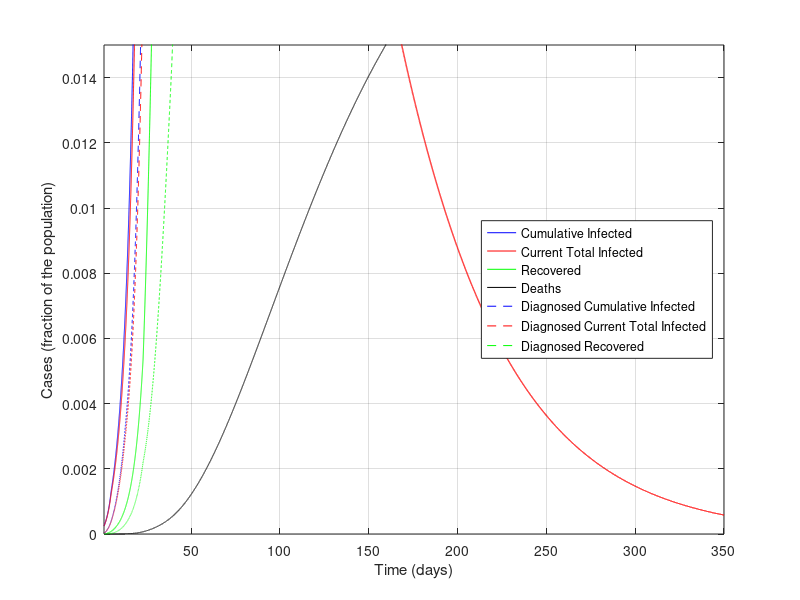
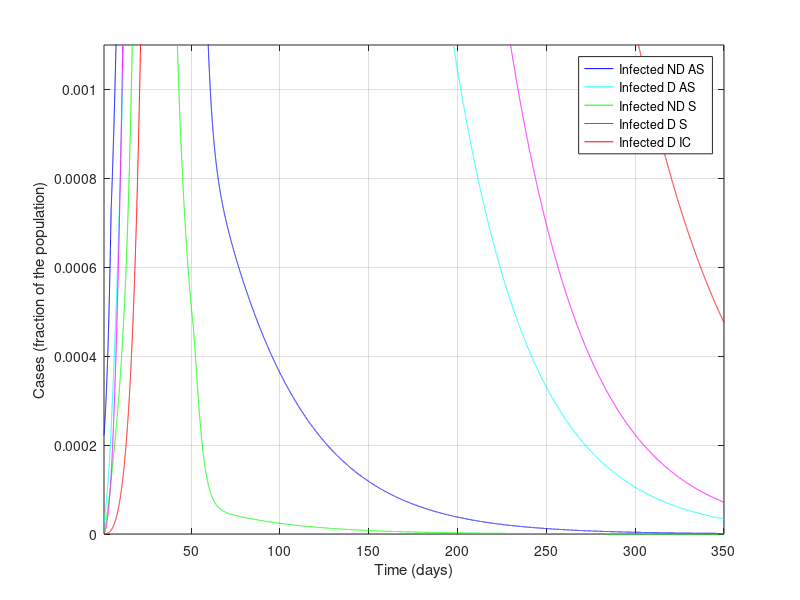

These figures' MATLAB source, in order:
%%%%%%%%%%%%%%%%%%%%%%%%%%%%%%%%%%%%%%%%
%%%%%%%%%%%%%%%%%%%%%%%%%%%%%%%%%%%%%%%%
% MATLAB Code for epidemic simulations with the SIDARTHE model in the work
%
% Modelling the COVID-19 epidemic and implementation of population-wide interventions in Italy
% by Giulia Giordano, Franco Blanchini, Raffaele Bruno, Patrizio Colaneri, Alessandro Di Filippo, Angela Di Matteo, Marta Colaneri
%
% Giulia Giordano, April 5, 2020
% Contact: giulia.giordano@unitn.it
%%%%%%%%%%%%%%%%%%%%%%%%%%%%%%%%%%%%%%%%
%%%%%%%%%%%%%%%%%%%%%%%%%%%%%%%%%%%%%%%%

clear all
close all
clc

%%%%%%%%%%%%%%%%%%%%%%%%%%%%%%%%%%%%%%%%
% DATA
%%%%%%%%%%%%%%%%%%%%%%%%%%%%%%%%%%%%%%%%

% Pernambuco population
popolazione=9e5;

%%%%%%%%%%%%%%%%%%%%%%%%%%%%%%%%%%%%%%%%
% PARAMETERS
%%%%%%%%%%%%%%%%%%%%%%%%%%%%%%%%%%%%%%%%

% Simulation horizon: CAN BE MODIFIED AT ONE'S WILL
Orizzonte = 350;

% Plot yes/no: SET TO 1 IF PDF FIGURES MUST BE GENERATED, 0 OTHERWISE
plotPDF = 0;

% Time-step for Euler discretisation of the continuous-time system
step=0.01;

% Transmission rate due to contacts with UNDETECTED asymptomatic infected
alfa=0.57;
% Transmission rate due to contacts with DETECTED asymptomatic infected
beta=0.0114;
% Transmission rate due to contacts with UNDETECTED symptomatic infected
gamma=0.456;
% Transmission rate due to contacts with DETECTED symptomatic infected
delta=0.0114;

% Detection rate for ASYMPTOMATIC
epsilon=0.171;
% Detection rate for SYMPTOMATIC
theta=0.3705;

% Worsening rate: UNDETECTED asymptomatic infected becomes symptomatic
zeta=0.1254;
% Worsening rate: DETECTED asymptomatic infected becomes symptomatic
eta=0.1254;

% Worsening rate: UNDETECTED symptomatic infected develop life-threatening
% symptoms
mu=0.0171;
% Worsening rate: DETECTED symptomatic infected develop life-threatening
% symptoms
nu=0.0274;

% Mortality rate for infected with life-threatening symptoms
tau=0.01;

% Recovery rate for undetected asymptomatic infected
lambda=0.0342;
% Recovery rate for detected asymptomatic infected
rho=0.0342;
% Recovery rate for undetected symptomatic infected
kappa=0.0171;
% Recovery rate for detected symptomatic infected
xi=0.0171;
% Recovery rate for life-threatened symptomatic infected
sigma=0.0171;

% Rate of loss of immunity
ki=0;

%%%%%%%%%%%%%%%%%%%%%%%%%%%%%%%%%%%%%%%%
% DEFINITIONS
%%%%%%%%%%%%%%%%%%%%%%%%%%%%%%%%%%%%%%%%

% Parameters
r1=epsilon+zeta+lambda;
r2=eta+rho;
r3=theta+mu+kappa;
r4=nu+xi;
r5=sigma+tau;

% Initial R0
R0_iniziale=alfa/r1+beta*epsilon/(r1*r2)+gamma*zeta/(r1*r3)+delta*eta*epsilon/(r1*r2*r4)+delta*zeta*theta/(r1*r3*r4)

% Time horizon
t=1:step:Orizzonte;

% Vectors for time evolution of variables
S=zeros(1,length(t));
I=zeros(1,length(t));
D=zeros(1,length(t));
A=zeros(1,length(t));
R=zeros(1,length(t));
T=zeros(1,length(t));
H=zeros(1,length(t));
H_diagnosticati=zeros(1,length(t)); % DIAGNOSED recovered only!
E=zeros(1,length(t));

% Vectors for time evolution of actual/perceived Case Fatality Rate
M=zeros(1,length(t));
P=zeros(1,length(t));

%%%%%%%%%%%%%%%%%%%%%%%%%%%%%%%%%%%%%%%%
% INITIAL CONDITIONS
%%%%%%%%%%%%%%%%%%%%%%%%%%%%%%%%%%%%%%%%

I(1)=200/popolazione;
D(1)=20/popolazione;
A(1)=1/popolazione;
R(1)=2/popolazione;
T(1)=0.00;
H(1)=0.00;
E(1)=0.00;
S(1)=1-I(1)-D(1)-A(1)-R(1)-T(1)-H(1)-E(1);

H_diagnosticati(1) = 0.00; % DIAGNOSED recovered only
Infetti_reali(1)=I(1)+D(1)+A(1)+R(1)+T(1); % Actual currently infected

M(1)=0;
P(1)=0;

% Whole state vector
x=[S(1);I(1);D(1);A(1);R(1);T(1);H(1);E(1);H_diagnosticati(1);Infetti_reali(1)];

%%%%%%%%%%%%%%%%%%%%%%%%%%%%%%%%%%%%%%%%
% SIMULATION
%%%%%%%%%%%%%%%%%%%%%%%%%%%%%%%%%%%%%%%%

% "Control" binary variables to compute the new R0 every time a policy has
% changed the parameters
plottato = 0;
plottato1 = 0;
plottato_bis = 0;
plottato_tris = 0;
plottato_quat = 0;
plottato_fin = 0;

for i=2:length(t)

    if (i>4/step) % Basic social distancing (awareness, schools closed)
        alfa=0.4218;
        gamma=0.285;
        beta = 0.0057;
        delta=0.0057;
        if plottato == 0 % Compute the new R0
            r1=epsilon+zeta+lambda;
            r2=eta+rho;
            r3=theta+mu+kappa;
            r4=nu+xi;
            r5=sigma+tau;
            R0_primemisure=alfa/r1+beta*epsilon/(r1*r2)+gamma*zeta/(r1*r3)+delta*eta*epsilon/(r1*r2*r4)+delta*zeta*theta/(r1*r3*r4)
            plottato = 1;
        end
    end

    if (i>12/step)
        % Screening limited to / focused on symptomatic subjects
        epsilon=0.1425;
        if plottato1 == 0
            r1=epsilon+zeta+lambda;
            r2=eta+rho;
            r3=theta+mu+kappa;
            r4=nu+xi;
            r5=sigma+tau;
            R0_primemisureeps=alfa/r1+beta*epsilon/(r1*r2)+gamma*zeta/(r1*r3)+delta*eta*epsilon/(r1*r2*r4)+delta*zeta*theta/(r1*r3*r4)
            plottato1 = 1;
        end
    end

    if (i>22/step) % Social distancing: lockdown, mild effect

        alfa=0.36;
        beta=0.005;
        gamma=0.2;
        delta=0.005;

        mu = 0.008;
        nu = 0.015;

        zeta=0.034;
        eta=0.034;

        lambda=0.08;
        rho=0.0171;
        kappa=0.0171;
        xi=0.0171;
        sigma=0.0171;

        if plottato_bis == 0 % Compute the new R0
            r1=epsilon+zeta+lambda;
            r2=eta+rho;
            r3=theta+mu+kappa;
            r4=nu+xi;
            r5=sigma+tau;
            R0_secondemisure=(alfa*r2*r3*r4+epsilon*beta*r3*r4+gamma*zeta*r2*r4+delta*eta*epsilon*r3+delta*zeta*theta*r2)/(r1*r2*r3*r4)
            plottato_bis = 1;
        end
    end

    if (i>28/step) % Social distancing: lockdown, strong effect

        alfa=0.21;
        gamma=0.11;

        if plottato_tris == 0 % Compute the new R0
            r1=epsilon+zeta+lambda;
            r2=eta+rho;
            r3=theta+mu+kappa;
            r4=nu+xi;
            r5=sigma+tau;
            R0_terzemisure=(alfa*r2*r3*r4+epsilon*beta*r3*r4+gamma*zeta*r2*r4+delta*eta*epsilon*r3+delta*zeta*theta*r2)/(r1*r2*r3*r4)
            plottato_tris = 1;
        end
    end


    if (i>38/step) % Broader diagnosis campaign

        epsilon = 0.2;
        rho=0.02;
        kappa=0.02;
        xi=0.02;
        sigma=0.01;

        zeta=0.025;
        eta=0.025;

        if plottato_quat == 0 % Compute the new R0
            r1=epsilon+zeta+lambda;
            r2=eta+rho;
            r3=theta+mu+kappa;
            r4=nu+xi;
            r5=sigma+tau;
            R0_quartemisure=(alfa*r2*r3*r4+epsilon*beta*r3*r4+gamma*zeta*r2*r4+delta*eta*epsilon*r3+delta*zeta*theta*r2)/(r1*r2*r3*r4)
            plottato_quat = 1;
        end
    end

    % OUTLOOK: to EXPLORE POSSIBLE SCENARIOS,
    % change the parameters (after 50 days)
    if (i>50/step)

        alfa=0.2100*2;
        beta=0.0050*1;
        gamma=0.1100*1;
        delta=0.0050*1;

        epsilon= 0.2000*3;
        theta = 0.3705*1;

        zeta = 0.0250*1;
        eta  = 0.0250*1;

        mu  = 0.008*1;
        nu   = 0.0150*1;

        tau   = 0.0100*1;

        lambda   = 0.0800*1;
        rho  = 0.0200*1;
        kappa  = 0.0200*1;
        xi  = 0.0200*1;
        sigma = 0.0100*1;

        ki=0;

        if plottato_fin == 0 % Compute the new R0
            r1=epsilon+zeta+lambda;
            r2=eta+rho;
            r3=theta+mu+kappa;
            r4=nu+xi;
            r5=sigma+tau;
            R0_final=(alfa*r2*r3*r4+epsilon*beta*r3*r4+gamma*zeta*r2*r4+delta*eta*epsilon*r3+delta*zeta*theta*r2)/(r1*r2*r3*r4)
            plottato_fin = 1;
        end

    end

    % Compute the system evolution

    B=[-alfa*x(2)-beta*x(3)-gamma*x(4)-delta*x(5) 0 0 0 0 0 ki 0 0 0;
        alfa*x(2)+beta*x(3)+gamma*x(4)+delta*x(5) -(epsilon+zeta+lambda) 0 0 0 0 0 0 0 0;
        0 epsilon  -(eta+rho) 0 0 0 0 0 0 0;
        0 zeta 0 -(theta+mu+kappa) 0 0 0 0 0 0;
        0 0 eta theta -(nu+xi) 0 0 0 0 0;
        0 0 0 mu nu  -(sigma+tau) 0 0 0 0;
        0 lambda rho kappa xi sigma -ki 0 0 0;
        0 0 0 0 0 tau 0 0 0 0;
        0 0 rho 0 xi sigma 0 0 0 0;
        alfa*x(2)+beta*x(3)+gamma*x(4)+delta*x(5) 0 0 0 0 0 0 0 0 0];
    x=x+B*x*step;

    % Update variables

    S(i)=x(1);
    I(i)=x(2);
    D(i)=x(3);
    A(i)=x(4);
    R(i)=x(5);
    T(i)=x(6);
    H(i)=x(7);
    E(i)=x(8);

    H_diagnosticati(i)=x(9);
    Infetti_reali(i)=x(10);

    % Update Case Fatality Rate

    M(i)=E(i)/(S(1)-S(i));
    P(i)=E(i)/((epsilon*r3+(theta+mu)*zeta)*(I(1)+S(1)-I(i)-S(i))/(r1*r3)+(theta+mu)*(A(1)-A(i))/r3);

end

%%%%%%%%%%%%%%%%%%%%%%%%%%%%%%%%%%%%%%%%
% FINAL VALUES
%%%%%%%%%%%%%%%%%%%%%%%%%%%%%%%%%%%%%%%%

% Variables
Sbar=S(length(t));
Ibar=I(length(t));
Dbar=D(length(t));
Abar=A(length(t));
Rbar=R(length(t));
Tbar=T(length(t));
Hbar=H(length(t));
Ebar=E(length(t));

% Case fatality rate
Mbar=M(length(t));
Pbar=P(length(t));

% Case fatality rate from formulas
Mbar1=Ebar/(S(1)-Sbar);
Pbar1=Ebar/((epsilon*r3+(theta+mu)*zeta)*(I(1)+S(1)-Sbar-Ibar)/(r1*r3)+(theta+mu)*(A(1)-Abar)/r3);

%%%%%%%%%%%%%%%%%%%%%%%%%%%%%%%%%%%%%%%%
% FIGURES
%%%%%%%%%%%%%%%%%%%%%%%%%%%%%%%%%%%%%%%%

figure
plot(t,Infetti_reali,'b',t,I+D+A+R+T,'r',t,H,'g',t,E,'k')
hold on
plot(t,D+R+T+E+H_diagnosticati,'--b',t,D+R+T,'--r',t,H_diagnosticati,'--g')
xlim([t(1) t(end)])
ylim([0 0.015])
%title('Actual vs. Diagnosed Epidemic Evolution')
xlabel('Time (days)')
ylabel('Cases (fraction of the population)')
legend({'Cumulative Infected','Current Total Infected', 'Recovered', 'Deaths','Diagnosed Cumulative Infected','Diagnosed Current Total Infected', 'Diagnosed Recovered'},'Location','east')
grid

if plotPDF==1
    set(gcf, 'PaperUnits', 'centimeters');
    set(gcf, 'PaperPosition', [0 0 24 16]);
    set(gcf, 'PaperSize', [24 16]); % dimension on x axis and y axis resp.
    print(gcf,'-dpdf', ['PanoramicaEpidemiaRealevsPercepita.pdf'])
end
%

figure
plot(t,I,'b',t,D,'c',t,A,'g',t,R,'m',t,T,'r')
xlim([t(1) t(end)])
ylim([0 1.1e-3])
%title('Infected, different stages, Diagnosed vs. Non Diagnosed')
xlabel('Time (days)')
ylabel('Cases (fraction of the population)')
legend({'Infected ND AS', 'Infected D AS', 'Infected ND S', 'Infected D S', 'Infected D IC'},'Location','northeast')
grid

if plotPDF==1
    set(gcf, 'PaperUnits', 'centimeters');
    set(gcf, 'PaperPosition', [0 0 24 16]);
    set(gcf, 'PaperSize', [24 16]); % dimension on x axis and y axis resp.
    print(gcf,'-dpdf', ['SuddivisioneInfetti.pdf'])
end
